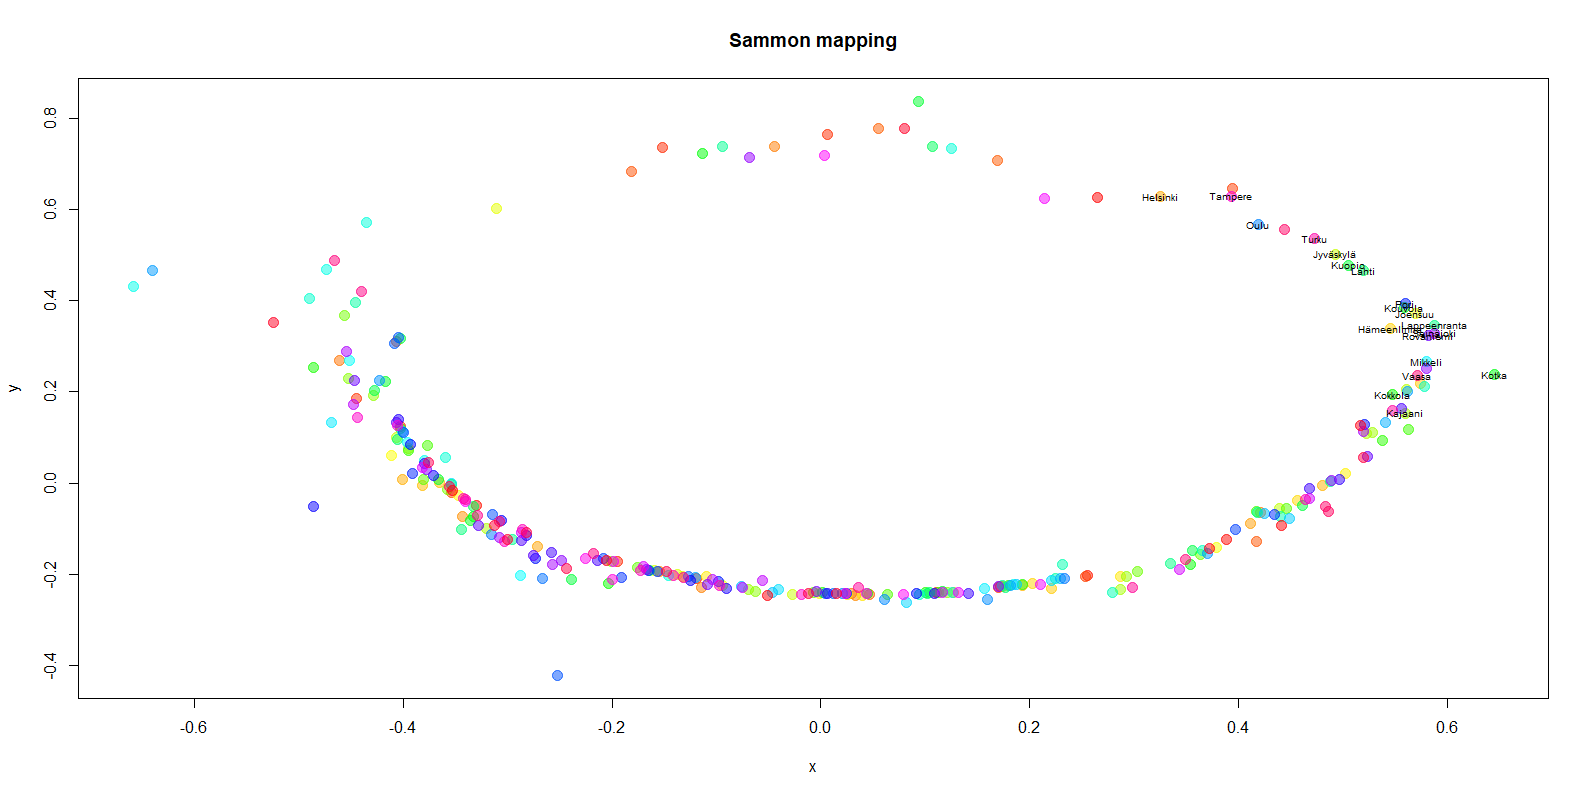

R code for this plot:
library(RColorBrewer)
library(vegan)
library(scales)
library(MASS)
# Sammon mapping

data <- read.csv("population_data.csv", sep=";", encoding = "UTF-8")

dis <- vegdist(data[c(2:21)])
sammon_data <- sammon(dis)

nof_countries <- 310
palette_cols <- palette(rainbow(nof_countries))

plot(sammon_data$points, pch=21, cex=1.5, xlab="x", ylab="y", col=alpha(palette_cols, 0.5),
     bg=alpha(palette_cols, 0.5), 
     main = "Sammon mapping")

# Annotate capital cities of regions in Finland

text(x=sammon_data$points[35,1],y=sammon_data$points[35,2],labels=data$Area[35], cex=0.6, offset = 10)
text(x=sammon_data$points[269,1],y=sammon_data$points[269,2],labels=data$Area[269], cex=0.6, offset = 10)
text(x=sammon_data$points[277,1],y=sammon_data$points[277,2],labels=data$Area[277], cex=0.6, offset = 10)
text(x=sammon_data$points[181,1],y=sammon_data$points[181,2],labels=data$Area[181], cex=0.6, offset = 10)
text(x=sammon_data$points[64,1],y=sammon_data$points[64,2],labels=data$Area[64], cex=0.6, offset = 10)
text(x=sammon_data$points[115,1],y=sammon_data$points[115,2],labels=data$Area[115], cex=0.6, offset = 10)
text(x=sammon_data$points[202,1],y=sammon_data$points[202,2],labels=data$Area[202], cex=0.6, offset = 10)
text(x=sammon_data$points[124,1],y=sammon_data$points[124,2],labels=data$Area[124], cex=0.6, offset = 10)
text(x=sammon_data$points[244,1],y=sammon_data$points[244,2],labels=data$Area[244], cex=0.6, offset = 10)
text(x=sammon_data$points[289,1],y=sammon_data$points[289,2],labels=data$Area[289], cex=0.6, offset = 10)
text(x=sammon_data$points[230,1],y=sammon_data$points[230,2],labels=data$Area[230], cex=0.6, offset = 10)
text(x=sammon_data$points[108,1],y=sammon_data$points[108,2],labels=data$Area[108], cex=0.6, offset = 10)
text(x=sammon_data$points[109,1],y=sammon_data$points[109,2],labels=data$Area[109], cex=0.6, offset = 10)
text(x=sammon_data$points[43,1],y=sammon_data$points[43,2],labels=data$Area[43], cex=0.6, offset = 10)
text(x=sammon_data$points[56,1],y=sammon_data$points[56,2],labels=data$Area[56], cex=0.6, offset = 10)
text(x=sammon_data$points[158,1],y=sammon_data$points[158,2],labels=data$Area[158], cex=0.6, offset = 10)
text(x=sammon_data$points[130,1],y=sammon_data$points[130,2],labels=data$Area[130], cex=0.6, offset = 10)
text(x=sammon_data$points[70,1],y=sammon_data$points[70,2],labels=data$Area[70], cex=0.6, offset = 10)
text(x=sammon_data$points[102,1],y=sammon_data$points[102,2],labels=data$Area[102], cex=0.6, offset = 10)
